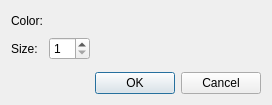
<?xml version="1.0" encoding="UTF-8"?>
<ui version="4.0">
 <class>PostParticleBasicSettingDialog</class>
 <widget class="QDialog" name="PostParticleBasicSettingDialog">
  <property name="geometry">
   <rect>
    <x>0</x>
    <y>0</y>
    <width>272</width>
    <height>105</height>
   </rect>
  </property>
  <property name="windowTitle">
   <string>Particles Setting</string>
  </property>
  <layout class="QVBoxLayout" name="verticalLayout">
   <item>
    <layout class="QGridLayout" name="gridLayout">
     <item row="0" column="0">
      <widget class="QLabel" name="colorLabel">
       <property name="text">
        <string>Color:</string>
       </property>
      </widget>
     </item>
     <item row="0" column="1">
      <layout class="QHBoxLayout" name="horizontalLayout">
       <item>
        <widget class="ColorEditWidget" name="colorWidget">
         <property name="text">
          <string/>
         </property>
        </widget>
       </item>
       <item>
        <spacer name="horizontalSpacer">
         <property name="orientation">
          <enum>Qt::Horizontal</enum>
         </property>
         <property name="sizeHint" stdset="0">
          <size>
           <width>40</width>
           <height>20</height>
          </size>
         </property>
        </spacer>
       </item>
      </layout>
     </item>
     <item row="1" column="0">
      <widget class="QLabel" name="sizeLabel">
       <property name="text">
        <string>Size:</string>
       </property>
      </widget>
     </item>
     <item row="1" column="1">
      <layout class="QHBoxLayout" name="horizontalLayout_2">
       <item>
        <widget class="QSpinBox" name="sizeSpinBox">
         <property name="minimum">
          <number>1</number>
         </property>
         <property name="maximum">
          <number>20</number>
         </property>
        </widget>
       </item>
       <item>
        <spacer name="horizontalSpacer_2">
         <property name="orientation">
          <enum>Qt::Horizontal</enum>
         </property>
         <property name="sizeHint" stdset="0">
          <size>
           <width>40</width>
           <height>20</height>
          </size>
         </property>
        </spacer>
       </item>
      </layout>
     </item>
    </layout>
   </item>
   <item>
    <spacer name="verticalSpacer">
     <property name="orientation">
      <enum>Qt::Vertical</enum>
     </property>
     <property name="sizeHint" stdset="0">
      <size>
       <width>20</width>
       <height>0</height>
      </size>
     </property>
    </spacer>
   </item>
   <item>
    <widget class="QDialogButtonBox" name="buttonBox">
     <property name="orientation">
      <enum>Qt::Horizontal</enum>
     </property>
     <property name="standardButtons">
      <set>QDialogButtonBox::Cancel|QDialogButtonBox::Ok</set>
     </property>
    </widget>
   </item>
  </layout>
 </widget>
 <customwidgets>
  <customwidget>
   <class>ColorEditWidget</class>
   <extends>QLabel</extends>
   <header>guibase/widget/coloreditwidget.h</header>
  </customwidget>
 </customwidgets>
 <resources/>
 <connections>
  <connection>
   <sender>buttonBox</sender>
   <signal>accepted()</signal>
   <receiver>PostParticleBasicSettingDialog</receiver>
   <slot>accept()</slot>
   <hints>
    <hint type="sourcelabel">
     <x>248</x>
     <y>254</y>
    </hint>
    <hint type="destinationlabel">
     <x>157</x>
     <y>274</y>
    </hint>
   </hints>
  </connection>
  <connection>
   <sender>buttonBox</sender>
   <signal>rejected()</signal>
   <receiver>PostParticleBasicSettingDialog</receiver>
   <slot>reject()</slot>
   <hints>
    <hint type="sourcelabel">
     <x>316</x>
     <y>260</y>
    </hint>
    <hint type="destinationlabel">
     <x>286</x>
     <y>274</y>
    </hint>
   </hints>
  </connection>
 </connections>
</ui>
